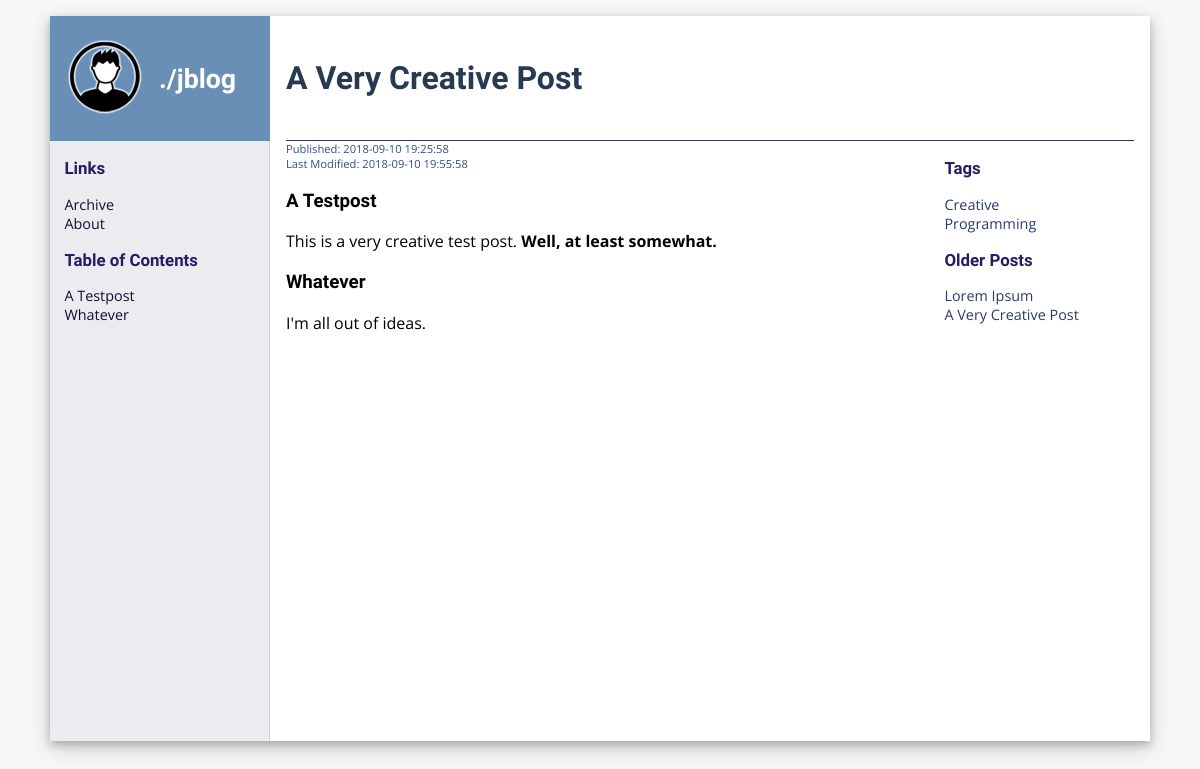
The page /post?id=2 on the database its author committed.
### database.py (models this page shows, shortened)
class Post(_Base):
    __tablename__ = "posts"
    rowid = Column(Integer, primary_key=True)
    title = Column(String)
    text = Column(String)
    published = Column(DateTime)
    last_modified = Column(DateTime)
    @property
    def html(self):
        md_converter = markdown.Markdown(extensions=[
            TocExtension(baselevel=2, marker=""),
            "markdown.extensions.fenced_code",
            "markdown.extensions.codehilite"
        ])
        return md_converter.convert(self.text)
    @property
    def toc(self):
        md_converter = markdown.Markdown(extensions=[
            TocExtension(baselevel=2, marker=""),
            "markdown.extensions.fenced_code",
            "markdown.extensions.codehilite"
        ])
        md_converter.convert(self.text)
        return md_converter.toc

class Tag(_Base):
    __tablename__ = "tags"
    rowid = Column(Integer, primary_key=True)
    tag = Column(String)

### app.py (the view)
@app.route("/post", methods=["GET"])
def post_page():
    post_id = request.args["id"]
    with db.session_context() as session:
        post = session.query(db.Post).get(post_id)
        posts = session.query(db.Post).order_by(db.Post.published.desc()).limit(10)
        tags = session.query(db.Tag).join(
            db.Post2Tag, db.Tag.rowid == db.Post2Tag.tag_id).filter(
                db.Post2Tag.post_id == post_id).all()
        if post is None:
            abort(404)
        return render_template("post.html", post=post, older_posts=posts, tags=tags)

### database.py (called while the page is built)
@contextmanager
def session_context():
    session = _Session()
    try:
        yield session
        session.commit()
    except:
        session.rollback()
        raise
    finally:
        session.close()

### templates/post.html
{% extends "layout.html" %}
{% block sidebar %}
    {{ super() }}
    <div class="toc">
        <h3>Table of Contents</h3>
        {{ post.toc|safe }}
    </div>
{% endblock %}
{% block header %}
    <h1>{{ post.title }}</h1>
{% endblock %}
{% block content %}
    <div class="published">Published: {{ post.published }}</div>
    {% if post.last_modified %}
        <div class="last-modified">Last Modified: {{ post.last_modified }}</div>
    {% endif %}
    {{ post.html|safe }}
{% endblock %}
{% block infobar %}
    <ul>
        <li><h3>Tags</h3></li>
        {% for tag in tags %}
            <li><a href="{{ url_for('archive_page', tag=tag.tag) }}">{{ tag.tag }}</a></li>
        {% endfor %}
    </ul>
    <ul>
        <li><h3>Older Posts</h3></li>
        {% for post in older_posts %}
            <li><a href="{{ url_for('post_page', id=post.rowid) }}">{{ post.title }}</a></li>
        {% endfor %}
    </ul>
{% endblock %}

### static/styles.css (style rules this page uses)
body { margin: 0; background: #f7f7f7; }
h1, h2, h3 { font-family: 'Exo 2', sans-serif; }
p { font-family: 'Open Sans', sans-serif; }
a { text-decoration: none; color: #5c74b8; font-weight: bold; }
#sidebar ul { list-style: none; font-family: 'Open Sans', sans-serif; padding-left: 0; }
#infobar ul { list-style: none; font-family: 'Open Sans', sans-serif; padding-left: 0; }
#infobar a { text-decoration: none; color: #2c3c69; font-weight: normal; }
#sidebar a { text-decoration: none; color: #150d30; font-weight: normal; }
.last-modified { font-family: 'Open Sans', sans-serif; font-size: 70%; color: #325182; }
.published { font-family: 'Open Sans', sans-serif; font-size: 70%; color: #325182; }

### rows shown on the page
Post: title "A Very Creative Post", toc "A Testpost Whatever", published "2018-09-10 19:25:58", last_modified "2018-09-10 19:55:58", html "A Testpost This is a very creative test post. Well, at least somewhat. Whatever I'm all out of ideas."
Tag: tag "Creative"
Tag: tag "Programming"
Post: title "Lorem Ipsum"
